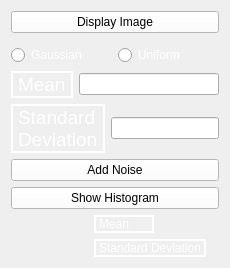
      <widget class="QWidget" name="tab_4">
       <attribute name="title">
        <string>Noise</string>
       </attribute>
       <layout class="QGridLayout" name="gridLayout_11">
        <item row="0" column="0">
         <layout class="QVBoxLayout" name="verticalLayout_31">
          <item>
           <widget class="QPushButton" name="display_image_button">
            <property name="styleSheet">
             <string notr="true">background-color: rgb(255, 255, 255);</string>
            </property>
            <property name="text">
             <string>Display Image</string>
            </property>
           </widget>
          </item>
          <item>
           <layout class="QHBoxLayout" name="horizontalLayout_29">
            <item>
             <widget class="DisplayImageWidget" name="displayed_image" native="true"/>
            </item>
            <item>
             <widget class="AfterNoiseWidget" name="noisy_image" native="true"/>
            </item>
           </layout>
          </item>
          <item>
           <layout class="QHBoxLayout" name="horizontalLayout_26">
            <item>
             <widget class="QRadioButton" name="gaussian_radio">
              <property name="styleSheet">
               <string notr="true">color: rgb(255, 255, 255);</string>
              </property>
              <property name="text">
               <string>Gaussian</string>
              </property>
             </widget>
            </item>
            <item>
             <widget class="QRadioButton" name="uniform_radio">
              <property name="styleSheet">
               <string notr="true">color: rgb(255, 255, 255);</string>
              </property>
              <property name="text">
               <string>Uniform</string>
              </property>
             </widget>
            </item>
           </layout>
          </item>
          <item>
           <layout class="QVBoxLayout" name="verticalLayout_29">
            <item>
             <layout class="QHBoxLayout" name="horizontalLayout_27">
              <item>
               <widget class="QLabel" name="mean_a_word">
                <property name="maximumSize">
                 <size>
                  <width>100</width>
                  <height>16777215</height>
                 </size>
                </property>
                <property name="font">
                 <font>
                  <pointsize>14</pointsize>
                 </font>
                </property>
                <property name="styleSheet">
                 <string notr="true">color: rgb(255, 255, 255);</string>
                </property>
                <property name="frameShape">
                 <enum>QFrame::WinPanel</enum>
                </property>
                <property name="text">
                 <string>Mean</string>
                </property>
               </widget>
              </item>
              <item>
               <widget class="QLineEdit" name="mean_label">
                <property name="styleSheet">
                 <string notr="true">color: rgb(255, 255, 255);</string>
                </property>
               </widget>
              </item>
             </layout>
            </item>
            <item>
             <layout class="QHBoxLayout" name="horizontalLayout_28">
              <item>
               <widget class="QLabel" name="std_b_word">
                <property name="maximumSize">
                 <size>
                  <width>100</width>
                  <height>16777215</height>
                 </size>
                </property>
                <property name="font">
                 <font>
                  <pointsize>14</pointsize>
                 </font>
                </property>
                <property name="styleSheet">
                 <string notr="true">color: rgb(255, 255, 255);</string>
                </property>
                <property name="frameShape">
                 <enum>QFrame::WinPanel</enum>
                </property>
                <property name="frameShadow">
                 <enum>QFrame::Plain</enum>
                </property>
                <property name="text">
                 <string>Standard Deviation</string>
                </property>
                <property name="wordWrap">
                 <bool>true</bool>
                </property>
               </widget>
              </item>
              <item>
               <widget class="QLineEdit" name="std_label">
                <property name="styleSheet">
                 <string notr="true">color: rgb(255, 255, 255);</string>
                </property>
               </widget>
              </item>
             </layout>
            </item>
           </layout>
          </item>
          <item>
           <widget class="QPushButton" name="add_noise_button">
            <property name="styleSheet">
             <string notr="true">background-color: rgb(255, 255, 255);</string>
            </property>
            <property name="text">
             <string>Add Noise</string>
            </property>
           </widget>
          </item>
          <item>
           <widget class="QPushButton" name="histogram_noise_button">
            <property name="styleSheet">
             <string notr="true">background-color: rgb(255, 255, 255);</string>
            </property>
            <property name="text">
             <string>Show Histogram</string>
            </property>
           </widget>
          </item>
          <item>
           <layout class="QHBoxLayout" name="horizontalLayout_32">
            <item>
             <widget class="AfterHistogramWidget" name="noisy_histogram" native="true"/>
            </item>
            <item>
             <layout class="QVBoxLayout" name="verticalLayout_30">
              <item>
               <layout class="QHBoxLayout" name="horizontalLayout_30">
                <item>
                 <widget class="QLabel" name="label_20">
                  <property name="styleSheet">
                   <string notr="true">color: rgb(255, 255, 255);</string>
                  </property>
                  <property name="frameShape">
                   <enum>QFrame::WinPanel</enum>
                  </property>
                  <property name="text">
                   <string>Mean</string>
                  </property>
                 </widget>
                </item>
                <item>
                 <widget class="QLabel" name="mean_histo_label">
                  <property name="styleSheet">
                   <string notr="true">color: rgb(255, 255, 255);</string>
                  </property>
                  <property name="text">
                   <string/>
                  </property>
                 </widget>
                </item>
               </layout>
              </item>
              <item>
               <layout class="QHBoxLayout" name="horizontalLayout_31">
                <item>
                 <widget class="QLabel" name="label_21">
                  <property name="styleSheet">
                   <string notr="true">color: rgb(255, 255, 255);</string>
                  </property>
                  <property name="frameShape">
                   <enum>QFrame::WinPanel</enum>
                  </property>
                  <property name="text">
                   <string>Standard Deviation</string>
                  </property>
                 </widget>
                </item>
                <item>
                 <widget class="QLabel" name="std_histo_label">
                  <property name="styleSheet">
                   <string notr="true">color: rgb(255, 255, 255);</string>
                  </property>
                  <property name="text">
                   <string/>
                  </property>
                 </widget>
                </item>
               </layout>
              </item>
             </layout>
            </item>
           </layout>
          </item>
         </layout>
        </item>
       </layout>
      </widget>
